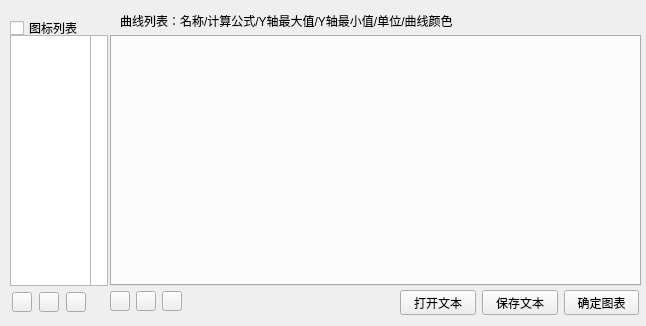
<?xml version="1.0" encoding="UTF-8"?>
<ui version="4.0">
 <class>Function</class>
 <widget class="QWidget" name="Function">
  <property name="geometry">
   <rect>
    <x>0</x>
    <y>0</y>
    <width>646</width>
    <height>326</height>
   </rect>
  </property>
  <property name="maximumSize">
   <size>
    <width>646</width>
    <height>326</height>
   </size>
  </property>
  <property name="windowTitle">
   <string>Form</string>
  </property>
  <widget class="QListView" name="FunctionView">
   <property name="geometry">
    <rect>
     <x>10</x>
     <y>35</y>
     <width>81</width>
     <height>251</height>
    </rect>
   </property>
  </widget>
  <widget class="QTabWidget" name="functionWidget">
   <property name="geometry">
    <rect>
     <x>110</x>
     <y>35</y>
     <width>531</width>
     <height>251</height>
    </rect>
   </property>
   <property name="currentIndex">
    <number>-1</number>
   </property>
  </widget>
  <widget class="QListView" name="chooseView">
   <property name="geometry">
    <rect>
     <x>90</x>
     <y>35</y>
     <width>18</width>
     <height>251</height>
    </rect>
   </property>
  </widget>
  <widget class="QLabel" name="label">
   <property name="geometry">
    <rect>
     <x>120</x>
     <y>10</y>
     <width>361</width>
     <height>21</height>
    </rect>
   </property>
   <property name="text">
    <string>曲线列表：名称/计算公式/Y轴最大值/Y轴最小值/单位/曲线颜色</string>
   </property>
  </widget>
  <widget class="QCheckBox" name="chooseChartBox">
   <property name="geometry">
    <rect>
     <x>10</x>
     <y>20</y>
     <width>71</width>
     <height>16</height>
    </rect>
   </property>
   <property name="text">
    <string>图标列表</string>
   </property>
  </widget>
  <widget class="QWidget" name="">
   <property name="geometry">
    <rect>
     <x>11</x>
     <y>290</y>
     <width>78</width>
     <height>24</height>
    </rect>
   </property>
   <layout class="QHBoxLayout" name="horizontalLayout">
    <item>
     <widget class="QPushButton" name="addButton">
      <property name="maximumSize">
       <size>
        <width>20</width>
        <height>20</height>
       </size>
      </property>
      <property name="text">
       <string/>
      </property>
     </widget>
    </item>
    <item>
     <widget class="QPushButton" name="deleteButton">
      <property name="maximumSize">
       <size>
        <width>20</width>
        <height>20</height>
       </size>
      </property>
      <property name="text">
       <string/>
      </property>
     </widget>
    </item>
    <item>
     <widget class="QPushButton" name="clearButton">
      <property name="maximumSize">
       <size>
        <width>20</width>
        <height>20</height>
       </size>
      </property>
      <property name="text">
       <string/>
      </property>
     </widget>
    </item>
   </layout>
  </widget>
  <widget class="QWidget" name="">
   <property name="geometry">
    <rect>
     <x>110</x>
     <y>290</y>
     <width>74</width>
     <height>22</height>
    </rect>
   </property>
   <layout class="QHBoxLayout" name="horizontalLayout_2">
    <item>
     <widget class="QPushButton" name="variaButton">
      <property name="maximumSize">
       <size>
        <width>20</width>
        <height>20</height>
       </size>
      </property>
      <property name="text">
       <string/>
      </property>
     </widget>
    </item>
    <item>
     <widget class="QPushButton" name="dele_variaButton">
      <property name="maximumSize">
       <size>
        <width>20</width>
        <height>20</height>
       </size>
      </property>
      <property name="text">
       <string/>
      </property>
     </widget>
    </item>
    <item>
     <widget class="QPushButton" name="clearVButton">
      <property name="maximumSize">
       <size>
        <width>20</width>
        <height>20</height>
       </size>
      </property>
      <property name="text">
       <string/>
      </property>
     </widget>
    </item>
   </layout>
  </widget>
  <widget class="QWidget" name="">
   <property name="geometry">
    <rect>
     <x>400</x>
     <y>290</y>
     <width>239</width>
     <height>25</height>
    </rect>
   </property>
   <layout class="QHBoxLayout" name="horizontalLayout_3">
    <item>
     <widget class="QPushButton" name="openButton">
      <property name="text">
       <string>打开文本</string>
      </property>
     </widget>
    </item>
    <item>
     <widget class="QPushButton" name="saveButton">
      <property name="text">
       <string>保存文本</string>
      </property>
     </widget>
    </item>
    <item>
     <widget class="QPushButton" name="ChartShowButton">
      <property name="text">
       <string>确定图表</string>
      </property>
     </widget>
    </item>
   </layout>
  </widget>
 </widget>
 <resources/>
 <connections/>
</ui>
